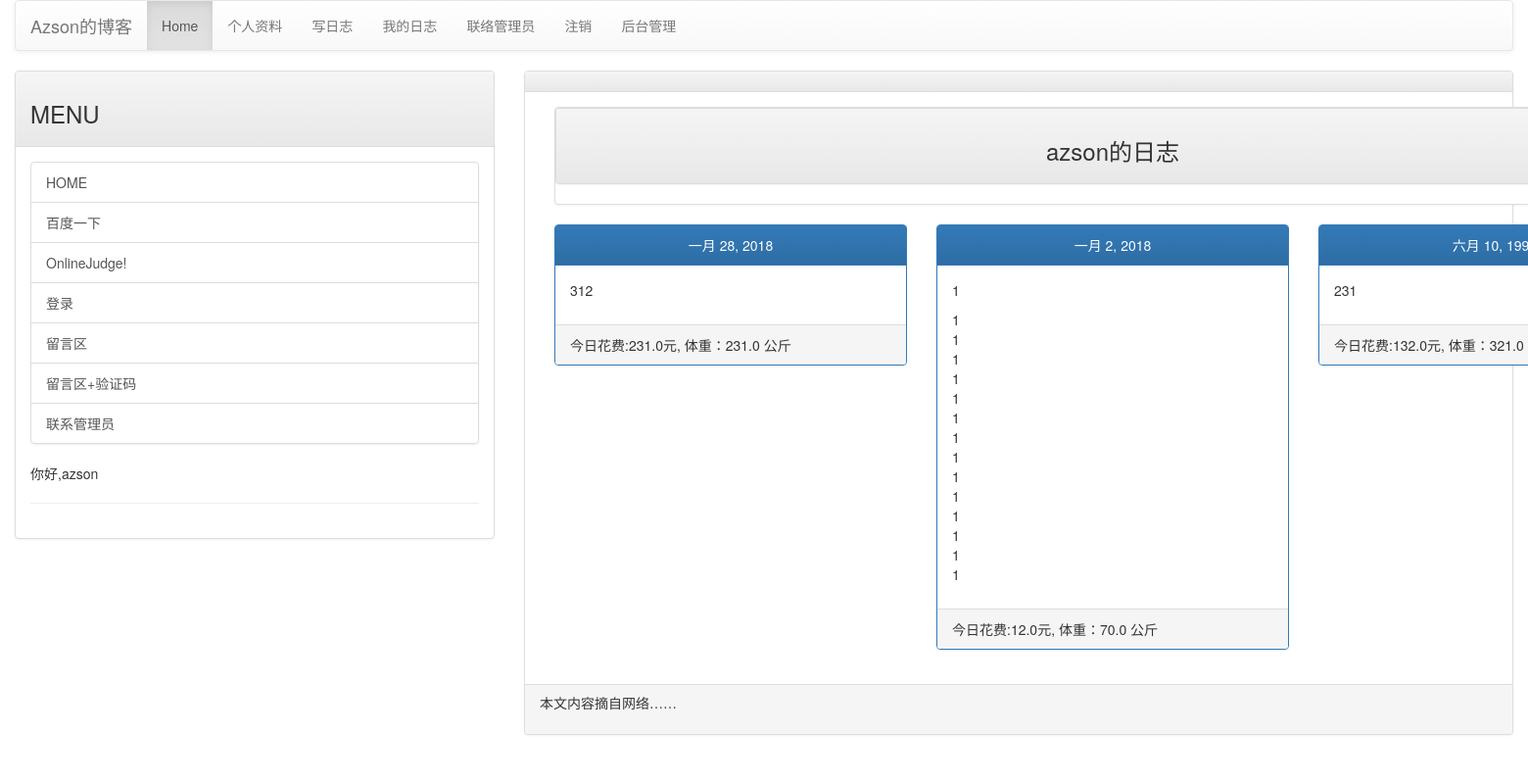
The page /showBlog/ (signed in) on the database its author committed.
### mainsite/models.py (models this page shows)
class Diary(models.Model):
    user = models.ForeignKey(SysUser, on_delete=models.CASCADE)
    budget = models.FloatField(default=0)
    weight = models.FloatField(default=0)
    note = models.TextField()
    ddate = models.DateField()
    def __str__(self):
        return "{} ({})".format(self.ddate, self.user)

### mainsite/views.py (the view)
# urls.py: url(r'showBlog/', showBlog),
def showBlog(request):
    if(request.user.is_authenticated()):
        username = request.user.username
        try:
            user = auth.get_user_model().objects.get(username=username)
            print(user)
            diaries = Diary.objects.filter(user=user).order_by('-ddate')
            print(diaries)
        except:
            print("showBlog exception")
            pass
    messages.get_messages(request)
    template = get_template("showDiary.html")
    c = csrf(request)
    c.update(locals())
    html = template.render(c)
    return HttpResponse(html)

### templates/showDiary.html (shortened to what this page needs)
{% extends "base.html" %}
{% block content %}
    <div class="container">
        <div class="row">
            <div class="col-md-12">
                <div class="panel panel-default">
                    <div class="panel panel-heading" align=center>
                        <h3>{{ username | default:"我" }}的日志</h3>
                    </div>
                </div>
            </div>
        </div>
        {% for diary in diaries %}
            {% cycle "<div class='row'>" "" "" %}
                <div class="col-md-4">
                    <div class="panel panel-primary">
                        <div class="panel-heading" align=center>
                            {{ diary.ddate }}
                        </div>
                        <div class="panel-body">
                            {{ diary.note | linebreaks }}
                        </div>
                        <div class="panel-footer">
                            今日花费:{{ diary.budget }}元, 体重：{{ diary.weight }} 公斤
                        </div>
                    </div>
                </div>
            {% cycle "" "" "</div>" %}
            {% empty %}
                <h3><em>登录网站才能显示日记</em></h3>
        {% endfor %}
    </div>
{% endblock %}

### templates/base.html (shortened to what this page needs)
<!DOCTYPE html>
<html lang="en">
<head>
<link rel="stylesheet" href="https://maxcdn.bootstrapcdn.com/bootstrap/3.3.7/css/bootstrap.min.css">
<link rel="stylesheet" href="https://maxcdn.bootstrapcdn.com/bootstrap/3.3.7/css/bootstrap-theme.min.css">
</head>
<body>
    <div class="container-fluid">
        {% include 'header2.html' %}
        <div class="row">
            <div class="col-sm-4 col-md-4">
                <div class="panel panel-default">
                    <div class="panel-heading">
                        <h3>
                            MENU
                        </h3>
                    </div>
                    <div class="panel-body">
                        <div class="list-group">
                            <a href="/" class="list-group-item">HOME</a>
                            <a href="http://www.baidu.com" class="list-group-item">百度一下</a>
                            <a href="/showProblem/0/" class="list-group-item">OnlineJudge!</a>
                            <a href="/login/" class="list-group-item">登录</a>
                            <a href="/mark/" class="list-group-item">留言区</a>
                            <a href="/post02/" class="list-group-item">留言区+验证码</a>
                            <a href="/contact/" class="list-group-item">联系管理员</a>
                        </div>
                        {% if username %}
                            你好,{{ username }}
                        {% endif %} <hr />
                    </div>
                </div>
            </div>
            <div class="col-sm-8 col-md-8">
                <div class="panel panel-default">
                    <div class="panel-heading">
                    </div>
                    <div class="panel-body">
                        {% block content %} {% endblock %}
                    </div>
                    <div class="panel-footer">
                        {% include 'footer.html' %}
                    </div>
                </div>
            </div>
        </div>
    </div>
</body>
</html>

### rows shown on the page
Diary: ddate "一月 28, 2018", note "312", budget "231.0", weight "231.0"
Diary: ddate "一月 2, 2018", note "1 1 1 1 1 1 1 1 1 1 1 1 1 1 1", budget "12.0", weight "70.0"
Diary: ddate "六月 10,…", note "231", budget "132.0", weight "321.0"

### other values the page prints
{{ username }} "azson"
{{ username | default:"我" }} "azson"
